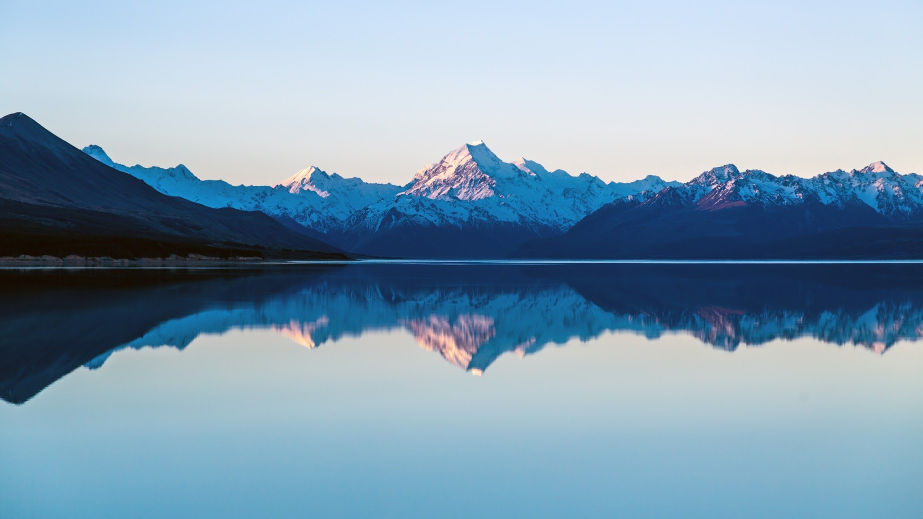
#> input picture image/a.jpg, 1845 x 1038 px (shown at 1/2 size)
$ python candy.py
#> lines starting #> are read from the running program, lines starting #| are printed output that depends on the picture; after the words box and inside, x2 and y2 are one past the last pixel; in counts of white or black regions, pixels touching at a corner belong together
import cv2
import numpy as np
import matplotlib.pyplot as plt

img = cv2.imread("./image/a.jpg")
#> img is the input picture: shape (1038, 1845, 3); mean B, G, R 179.1, 158.3, 130.4
ims = cv2.resize(img, [640, 480]) # type: ignore
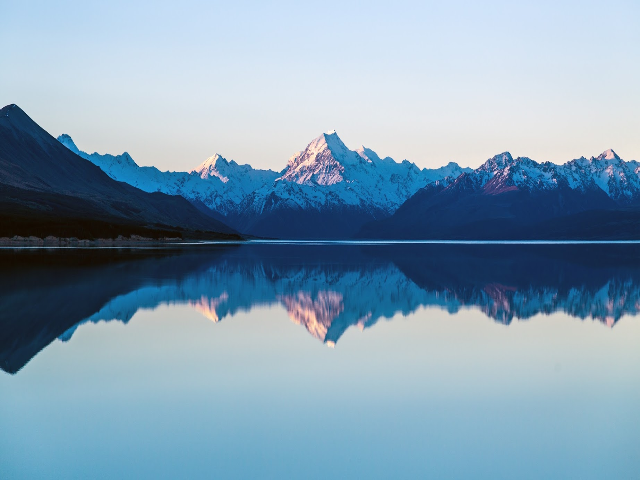
#> ims: shape (480, 640, 3); mean B, G, R 179, 158.3, 130.4

img_gray = cv2.cvtColor(ims, cv2.COLOR_BGR2GRAY)
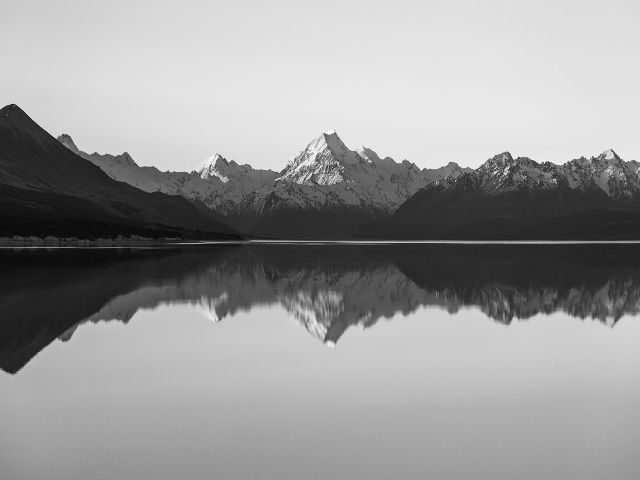
#> img_gray: shape (480, 640); min 9, max 251, mean 152.3

t_lower = 50
t_upper = 150

img_canny = cv2.Canny(img_gray, t_lower, t_upper, L2gradient=True)
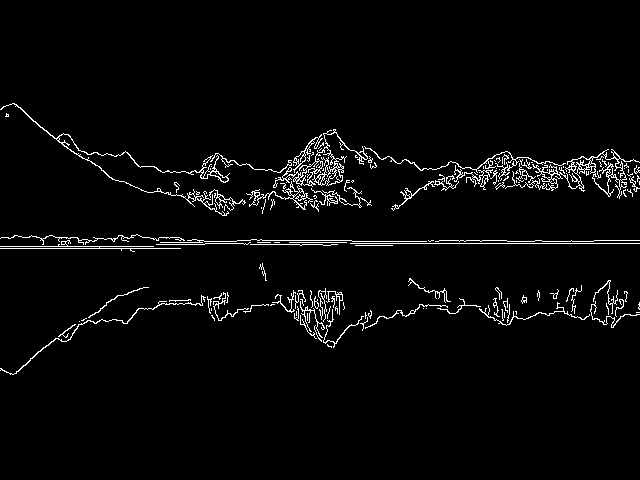
#> img_canny: shape (480, 640); 3.1% white in thin lines or dots, all inside (x1, y1, x2, y2) = (0, 103, 640, 375)
cv2.imshow("Canny", img_canny)
cv2.imshow("anh goc", ims)


cv2.waitKey(0)
cv2.destroyAllWindows()
